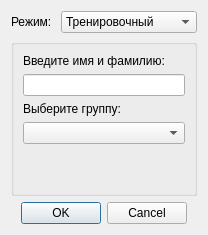
<?xml version="1.0" encoding="UTF-8"?>
<ui version="4.0">
 <class>DlgRegister</class>
 <widget class="QDialog" name="DlgRegister">
  <property name="geometry">
   <rect>
    <x>0</x>
    <y>0</y>
    <width>245</width>
    <height>209</height>
   </rect>
  </property>
  <property name="windowTitle">
   <string>Выбор режима тестирования</string>
  </property>
  <layout class="QVBoxLayout" name="verticalLayout_2">
   <property name="sizeConstraint">
    <enum>QLayout::SetFixedSize</enum>
   </property>
   <item>
    <layout class="QHBoxLayout" name="horizontalLayout">
     <item>
      <widget class="QLabel" name="label">
       <property name="sizePolicy">
        <sizepolicy hsizetype="Preferred" vsizetype="Fixed">
         <horstretch>0</horstretch>
         <verstretch>0</verstretch>
        </sizepolicy>
       </property>
       <property name="text">
        <string>Режим: </string>
       </property>
       <property name="buddy">
        <cstring>cbMode</cstring>
       </property>
      </widget>
     </item>
     <item>
      <widget class="QComboBox" name="cbMode">
       <property name="sizePolicy">
        <sizepolicy hsizetype="MinimumExpanding" vsizetype="Fixed">
         <horstretch>0</horstretch>
         <verstretch>0</verstretch>
        </sizepolicy>
       </property>
       <item>
        <property name="text">
         <string>Тренировочный</string>
        </property>
       </item>
       <item>
        <property name="text">
         <string>Экзаменационный</string>
        </property>
       </item>
      </widget>
     </item>
    </layout>
   </item>
   <item>
    <widget class="QGroupBox" name="groupBox">
     <property name="sizePolicy">
      <sizepolicy hsizetype="Preferred" vsizetype="Fixed">
       <horstretch>0</horstretch>
       <verstretch>0</verstretch>
      </sizepolicy>
     </property>
     <property name="title">
      <string/>
     </property>
     <layout class="QVBoxLayout" name="verticalLayout">
      <item>
       <widget class="QLabel" name="label_2">
        <property name="text">
         <string>Введите имя и фамилию:</string>
        </property>
        <property name="buddy">
         <cstring>leFio</cstring>
        </property>
       </widget>
      </item>
      <item>
       <widget class="QLineEdit" name="leFio"/>
      </item>
      <item>
       <widget class="QLabel" name="label_3">
        <property name="text">
         <string>Выберите группу:</string>
        </property>
        <property name="buddy">
         <cstring>cbGroups</cstring>
        </property>
       </widget>
      </item>
      <item>
       <widget class="QComboBox" name="cbGroups"/>
      </item>
      <item>
       <spacer name="verticalSpacer">
        <property name="orientation">
         <enum>Qt::Vertical</enum>
        </property>
        <property name="sizeHint" stdset="0">
         <size>
          <width>20</width>
          <height>40</height>
         </size>
        </property>
       </spacer>
      </item>
     </layout>
    </widget>
   </item>
   <item>
    <widget class="QDialogButtonBox" name="buttonBox">
     <property name="orientation">
      <enum>Qt::Horizontal</enum>
     </property>
     <property name="standardButtons">
      <set>QDialogButtonBox::Cancel|QDialogButtonBox::Ok</set>
     </property>
     <property name="centerButtons">
      <bool>true</bool>
     </property>
    </widget>
   </item>
  </layout>
 </widget>
 <resources/>
 <connections>
  <connection>
   <sender>buttonBox</sender>
   <signal>accepted()</signal>
   <receiver>DlgRegister</receiver>
   <slot>accept()</slot>
   <hints>
    <hint type="sourcelabel">
     <x>248</x>
     <y>254</y>
    </hint>
    <hint type="destinationlabel">
     <x>157</x>
     <y>274</y>
    </hint>
   </hints>
  </connection>
  <connection>
   <sender>buttonBox</sender>
   <signal>rejected()</signal>
   <receiver>DlgRegister</receiver>
   <slot>reject()</slot>
   <hints>
    <hint type="sourcelabel">
     <x>316</x>
     <y>260</y>
    </hint>
    <hint type="destinationlabel">
     <x>286</x>
     <y>274</y>
    </hint>
   </hints>
  </connection>
 </connections>
</ui>
